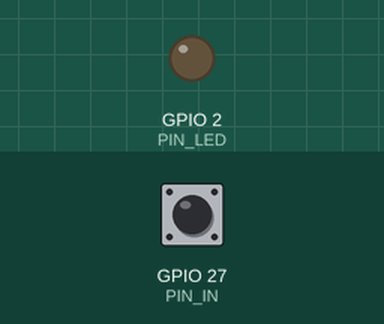
The sketch below on a simulated ESP32. Parts: output pins drawn as LEDs (lit = HIGH). Inputs (shaded band) come from the test bench; at power-on: GPIO 27 (PIN_IN) HIGH. WiFi joins after 1.5 s; servers stay silent unless stated; uploads are accepted with an empty reply; random numbers use the default seed unless the sketch sets one; what the sketch prints to the serial monitor is not drawn.

Above: at 4.5 s.
4.6 s: GPIO 27 (PIN_IN) pulled LOW for 0.15 s
At 4.75 s:
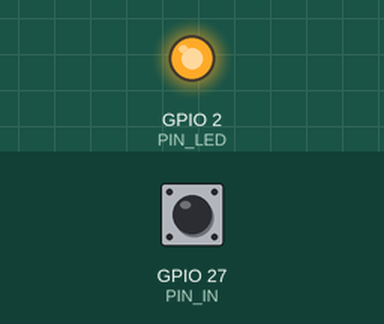
9.5 s: GPIO 27 (PIN_IN) pulled LOW for 1 s
At 11.2 s:
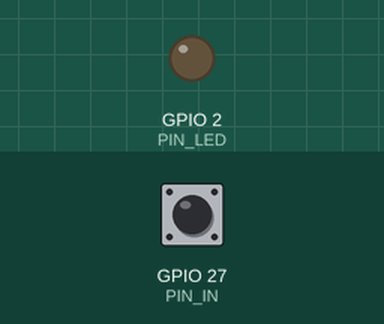
12.0 s: GPIO 27 (PIN_IN) pulled LOW for 3.2 s
At 13.1 s:
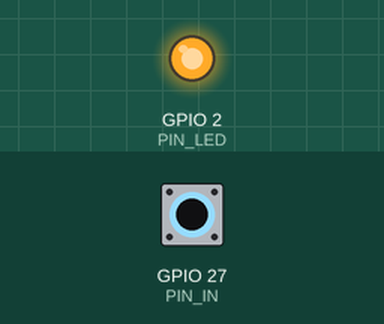
Timing chart, 0 to 16.8 s (numbered marks = the images above; inputs shaded):
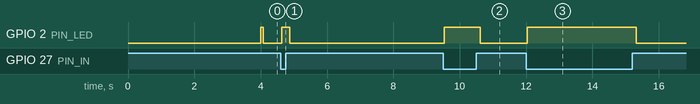

Measured:
- after the input at 4.6 s, GPIO 2 (PIN_LED): LOW → HIGH at once, → LOW 0.23 s later
- after the input at 9.5 s, GPIO 2 (PIN_LED): LOW → HIGH at once, → LOW 1.1 s later
- after the input at 12.0 s, GPIO 2 (PIN_LED): LOW → HIGH at once, → LOW 3.3 s later

The sketch:

box_counter_wifi_1109a.ino
```cpp
/*
  선과장 박스 자동 카운터 — 2단계 와이파이판 (관제판 연결) · v2: 벨트 화면
  ESP32 + 투과형 광센서(E3Z-T61) + PC817 절연 모듈 — 배선은 1단계와 똑같습니다.

  하는 일
  - 광센서 빛이 가려질 때마다 박스 1개로 셉니다(1단계와 같은 거르기).
  - 센 숫자를 와이파이로 관제판 서버에 보냅니다. 숫자가 바뀌면 바로, 안 바뀌어도 30초마다 '살아 있음'.
  - 보내는 숫자는 '켜진 뒤 누적'이라, 와이파이가 잠깐 끊겨도 다시 붙으면 빠진 것 없이 채워집니다.
  - v2: 같은 와이파이의 휴대폰·태블릿으로 http://(이 기기 주소)/ 를 열면 '벨트 화면'.
        방금 지나간 박스가 어떤 품목인지 0.3초 안에 보여 줍니다(서버를 안 거침). 주소는 시리얼과 관제판 센서 줄에 나옵니다.
  - 보드 파란 LED: 빛이 가려진 동안 켜짐(센서 정렬 확인).
                   가려지지 않았는데 2초마다 짧게 깜빡이면 = 와이파이·서버 연결 안 됨.

  처음 한 번 — 아래 두 줄만 고치세요 (따옴표는 지우지 마세요)
  - WIFI_SSID : 공장 와이파이 이름   - WIFI_PASS : 비밀번호
  - ESP32는 2.4GHz 와이파이만 됩니다. 이름 뒤에 _5G 붙은 것은 안 됩니다.

  켤 때 주의 — 켜고 처음 2초 동안 센서 사이를 비워 두세요(빛 통과 상태를 기준으로 잡음).
  시리얼 명령(115200): r = 숫자 0으로,  c = 기준 다시 잡기,  s = 지금 상태,  w = 와이파이 다시 붙기
  ※ 아래 DEV_KEY는 이 센서 전용 열쇠입니다. 다른 사람에게 보내거나 사진 찍어 올리지 마세요.
*/
#include <WiFi.h>
#include <WiFiClientSecure.h>
#include <HTTPClient.h>
#include <WebServer.h>
#include <ESPmDNS.h>

const char* WIFI_SSID = "";
const char* WIFI_PASS = "";

const char* DEV_ID  = "bulk1";   // 벌크 라인 테이핑기 출구
const char* DEV_KEY = "";
const char* SERVER  = "https://pogrtghqsxryphfkyfgb.supabase.co/functions/v1/counter";

const int PIN_IN  = 27;   // 절연 모듈 OUT
const int PIN_LED = 2;    // 보드 파란 LED

// 거르는 기준 — 설치한 뒤 실제 박스로 맞춥니다(1단계와 같음)
const uint32_t BLOCK_MIN_MS = 40;     // 이보다 짧게 가려지면 무시(잡음·스치는 손)
const uint32_t CLEAR_MIN_MS = 120;    // 박스 사이 틈이 이보다 짧으면 같은 박스로 봄
const uint32_t STUCK_MS     = 20000;  // 이보다 오래 가려져 있으면 '막힘'
// 보내기
const uint32_t SEND_GAP_MS  = 300;    // 숫자가 바뀌어도 이 간격보다 자주는 안 보냄(몰리면 한꺼번에)
const uint32_t BEAT_MS      = 30000;  // 안 바뀌어도 이 간격마다 '살아 있음'

// ── 세는 쪽(loop)과 보내는 쪽(netTask)이 같이 보는 값 ──
portMUX_TYPE mux = portMUX_INITIALIZER_UNLOCKED;
volatile uint32_t total = 0;       // 켜진 뒤(또는 r 뒤) 센 박스
volatile uint32_t bootTag = 0;     // 켜질 때·r 할 때마다 새로 뽑음 → 서버가 '0부터 다시'를 알아봄
volatile bool blockedNow = false;
volatile bool stuckNow = false;
volatile bool netOk = false;       // 마지막 보내기가 성공했나
volatile uint32_t netOkAt = 0, netFail = 0, netSent = 0;
volatile bool wifiKick = false;
volatile uint32_t lastCountMs = 0;  // 마지막으로 센 시각(벨트 화면용)

// ── 세는 쪽 상태(1단계와 같음) ──
int  idleLevel = HIGH;
bool blocked   = false;
bool rawPrev   = false;
uint32_t rawSince = 0, blockStart = 0;
bool stuckWarned = false;
uint32_t lastBlockMs = 0, lastGapMs = 0, lastCountAt = 0, lastStatusAt = 0;

uint32_t newTag() { uint32_t t; do { t = esp_random(); } while (t == 0); return t; }

void calibrate() {
  uint32_t hi = 0, lo = 0, t0 = millis();
  while (millis() - t0 < 2000) {
    if (digitalRead(PIN_IN) == HIGH) hi++; else lo++;
    delay(1);
  }
  idleLevel = (hi >= lo) ? HIGH : LOW;
  blocked = false; rawPrev = false; rawSince = millis(); stuckWarned = false;
  blockedNow = false; stuckNow = false;
  Serial.printf("[기준] 빛 통과 상태 = %s  (HIGH %lu / LOW %lu)\n",
                idleLevel == HIGH ? "HIGH" : "LOW", (unsigned long)hi, (unsigned long)lo);
  if (hi > 0 && lo > 0 && (hi < lo * 9 && lo < hi * 9)) {
    Serial.println("[주의] 2초 동안 상태가 계속 바뀌었습니다 — 센서 정렬·배선을 확인하고 c 를 보내 다시 잡으세요");
  }
}

void printStatus() {
  bool raw = digitalRead(PIN_IN) != idleLevel;
  Serial.printf("[상태] 누적 %lu개 · 지금 %s · 핀 %s · 켜진 지 %lu초\n",
                (unsigned long)total, raw ? "가림" : "통과",
                digitalRead(PIN_IN) == HIGH ? "HIGH" : "LOW", (unsigned long)(millis() / 1000));
  if (WiFi.status() == WL_CONNECTED)
    Serial.printf("       와이파이 연결됨 · 신호 %d dBm · 서버 %s (보냄 %lu · 실패 %lu) · 벨트 화면 http://%s/\n", WiFi.RSSI(),
                  netOk ? "정상" : "안 됨", (unsigned long)netSent, (unsigned long)netFail, WiFi.localIP().toString().c_str());
  else
    Serial.printf("       와이파이 안 됨 — 이름·비밀번호·2.4GHz인지 확인 (\"%s\")\n", WIFI_SSID);
}

// ── 벨트 화면: 같은 와이파이 안에서 바로 보는 화면 (서버를 안 거쳐 0.3초 안) ──
//   /now  = 지금 누적 숫자(JSON)   그 밖 = 관제판 화면을 불러와 '벨트' 모드로 띄우는 문
WebServer web(80);
static const char LOADER[] = R"HTML(<!doctype html><html lang="ko"><head><meta charset="utf-8"><meta name="viewport" content="width=device-width,initial-scale=1"><title>벨트 화면</title></head>
<body style="font-family:sans-serif;padding:30px;color:#555;font-size:18px">벨트 화면 불러오는 중… (인터넷이 되는 와이파이여야 합니다)
<script>
if(!/[?&]view=/.test(location.search))location.replace('/?view=belt');
else fetch('https://pogrtghqsxryphfkyfgb.supabase.co/functions/v1/board/px?k=seonkwa2026',{method:'POST',headers:{'Content-Type':'application/json'},
 body:JSON.stringify({conn:'main',path:'op_settings?key=eq.board_html&select=value',method:'GET'})})
 .then(function(r){if(!r.ok)throw new Error('서버 응답 '+r.status);return r.json();})
 .then(function(rows){var h=rows&&rows[0]&&rows[0].value&&rows[0].value.html;if(!h)throw new Error('화면 없음');document.open();document.write(h);document.close();})
 .catch(function(e){document.body.innerHTML='불러오지 못했습니다: '+e.message+'<br>새로고침 해 보세요.';});
</script></body></html>)HTML";

void webNow() {
  uint32_t t, tag, lc; bool blk;
  portENTER_CRITICAL(&mux); t = total; tag = bootTag; blk = blockedNow; lc = lastCountMs; portEXIT_CRITICAL(&mux);
  char b[160];
  snprintf(b, sizeof b, "{\"boot\":\"%08lx\",\"total\":%lu,\"blocked\":%s,\"ago\":%lu,\"up\":%lu}",
           (unsigned long)tag, (unsigned long)t, blk ? "true" : "false",
           (unsigned long)(lc ? millis() - lc : 0), (unsigned long)(millis() / 1000));
  web.sendHeader("Cache-Control", "no-store");
  web.sendHeader("Access-Control-Allow-Origin", "*");
  web.send(200, "application/json", b);
}

void webTask(void*) {
  while (WiFi.status() != WL_CONNECTED) vTaskDelay(pdMS_TO_TICKS(300));
  web.on("/now", webNow);
  web.onNotFound([]() { web.sendHeader("Cache-Control", "no-store"); web.send(200, "text/html; charset=utf-8", LOADER); });
  web.begin();
  if (MDNS.begin("boxcounter")) MDNS.addService("http", "tcp", 80);
  for (;;) { web.handleClient(); vTaskDelay(pdMS_TO_TICKS(2)); }
}

// ── 보내는 쪽: 와이파이 붙이기 + 서버로 숫자 보내기 (코어 0에서 따로 돈다 → 세는 건 절대 안 멈춤) ──
WiFiClientSecure tls;
HTTPClient http;

int postOnce(uint32_t t, uint32_t tag, bool blk, bool stk, String& resp) {
  char body[300];
  snprintf(body, sizeof body,
           "{\"dev\":\"%s\",\"key\":\"%s\",\"boot\":\"%08lx\",\"total\":%lu,\"blocked\":%s,\"stuck\":%s,\"rssi\":%d,\"up\":%lu,\"ip\":\"%s\"}",
           DEV_ID, DEV_KEY, (unsigned long)tag, (unsigned long)t, blk ? "true" : "false", stk ? "true" : "false",
           (int)WiFi.RSSI(), (unsigned long)(millis() / 1000), WiFi.localIP().toString().c_str());
  if (!http.begin(tls, SERVER)) return -100;
  http.addHeader("Content-Type", "application/json");
  int code = http.POST((uint8_t*)body, strlen(body));
  resp = code > 0 ? http.getString() : String();
  http.end();
  return code;
}

void netTask(void*) {
  tls.setInsecure();          // 인증서 확인 생략(공장 와이파이 안에서 쓰는 장치용)
  http.setReuse(true);        // 한 번 붙은 연결을 다시 씀 → 보내기가 빨라짐
  http.setTimeout(6000);
  WiFi.mode(WIFI_STA);
  WiFi.setSleep(false);
  WiFi.setAutoReconnect(true);
  WiFi.begin(WIFI_SSID, WIFI_PASS);
  Serial.printf("[와이파이] \"%s\" 에 붙는 중…\n", WIFI_SSID);
  uint32_t tryAt = millis(), lastPost = 0, sentTotal = 0xFFFFFFFF, sentTag = 0;
  bool wasUp = false;
  for (;;) {
    if (wifiKick) { wifiKick = false; WiFi.disconnect(); delay(200); WiFi.begin(WIFI_SSID, WIFI_PASS); tryAt = millis();
      Serial.println("[와이파이] 다시 붙는 중…"); }
    if (WiFi.status() != WL_CONNECTED) {
      if (wasUp) { wasUp = false; netOk = false; Serial.println("[와이파이] 끊김 — 다시 붙는 중 (숫자는 계속 셉니다)"); }
      if (millis() - tryAt > 20000) { WiFi.disconnect(); delay(200); WiFi.begin(WIFI_SSID, WIFI_PASS); tryAt = millis(); }
      vTaskDelay(pdMS_TO_TICKS(300));
      continue;
    }
    if (!wasUp) { wasUp = true; Serial.printf("[와이파이] 연결됨 · %s · 신호 %d dBm\n", WiFi.localIP().toString().c_str(), WiFi.RSSI()); lastPost = 0;
      Serial.printf("[벨트 화면] 같은 와이파이 휴대폰·태블릿에서  http://%s/  (또는 http://boxcounter.local/)\n", WiFi.localIP().toString().c_str()); }

    uint32_t t, tag; bool blk, stk;
    portENTER_CRITICAL(&mux); t = total; tag = bootTag; blk = blockedNow; stk = stuckNow; portEXIT_CRITICAL(&mux);
    uint32_t now = millis();
    bool changed = (t != sentTotal || tag != sentTag);
    if ((changed && (lastPost == 0 || now - lastPost >= SEND_GAP_MS)) || lastPost == 0 || now - lastPost >= BEAT_MS) {
      String resp;
      uint32_t t0 = millis();
      int code = postOnce(t, tag, blk, stk, resp);
      lastPost = millis();
      if (code == 200) {
        bool first = !netOk;
        netOk = true; netOkAt = millis(); netSent++;
        if (changed || first) Serial.printf("[서버] %lu개 보냄 ✓ (%.1f초)%s\n", (unsigned long)t, (millis() - t0) / 1000.0,
                                            first ? " — 관제판 연결됨" : "");
        sentTotal = t; sentTag = tag;
        int a = resp.indexOf("\"adv\":");
        if (a >= 0 && resp.substring(a + 6).toInt() > 0)
          Serial.printf("[관제판] 센서 숫자가 지시 수량에 닿아 '끝 · 다음' 했습니다 (%ld줄)\n", resp.substring(a + 6).toInt());
      } else {
        netOk = false; netFail++;
        if (code == 401) Serial.println("[서버] 기기 열쇠(DEV_KEY)가 맞지 않습니다 — 받은 파일 그대로인지 확인");
        else Serial.printf("[서버] 못 보냄 (코드 %d) — 잠시 뒤 다시 보냅니다\n", code);
        vTaskDelay(pdMS_TO_TICKS(code == 401 ? 30000 : 2000));
      }
    }
    vTaskDelay(pdMS_TO_TICKS(50));
  }
}

void setup() {
  Serial.begin(115200);
  delay(300);
  pinMode(PIN_IN, INPUT_PULLUP);
  pinMode(PIN_LED, OUTPUT);
  bootTag = newTag();
  Serial.println();
  Serial.println("=== 박스 카운터 · 와이파이판 v2 ===");
  Serial.println("센서 사이를 비워 두세요 — 2초 동안 기준을 잡습니다");
  delay(1000);
  calibrate();
  xTaskCreatePinnedToCore(netTask, "net", 12288, nullptr, 1, nullptr, 0);
  xTaskCreatePinnedToCore(webTask, "web", 6144, nullptr, 1, nullptr, 0);
  Serial.println("준비 끝 — 가렸다 떼면 1씩 올라갑니다 (r=0으로, c=기준, s=상태, w=와이파이)");
}

void loop() {
  uint32_t now = millis();
  bool raw = digitalRead(PIN_IN) != idleLevel;   // true = 가림

  if (raw != rawPrev) { rawPrev = raw; rawSince = now; }
  uint32_t held = now - rawSince;

  if (!blocked && raw && held >= BLOCK_MIN_MS) {
    blocked = true;
    blockStart = rawSince;
    lastGapMs = lastCountAt ? (blockStart - lastCountAt - lastBlockMs) : 0;
    portENTER_CRITICAL(&mux); total++; blockedNow = true; lastCountMs = now; portEXIT_CRITICAL(&mux);
    lastCountAt = blockStart;
    stuckWarned = false;
    Serial.printf("[카운트] %lu  (앞 박스와 틈 %.2f초)\n", (unsigned long)total, lastGapMs / 1000.0);
  } else if (blocked && !raw && held >= CLEAR_MIN_MS) {
    blocked = false;
    blockedNow = false; stuckNow = false;
    lastBlockMs = rawSince - blockStart;
    Serial.printf("         가린 시간 %.2f초\n", lastBlockMs / 1000.0);
  }

  if (blocked && !stuckWarned && now - blockStart > STUCK_MS) {
    stuckWarned = true; stuckNow = true;
    Serial.println("[막힘] 20초 넘게 가려져 있습니다 — 박스가 걸렸거나 센서가 틀어졌는지 보세요");
  }

  // LED: 가림이면 켜짐. 안 가렸는데 서버 연결이 안 되면 2초마다 짧게 깜빡
  bool led = blocked || (!netOk && (now % 2000) < 80);
  digitalWrite(PIN_LED, led ? HIGH : LOW);

  if (Serial.available()) {
    char ch = Serial.read();
    if (ch == 'r') {
      portENTER_CRITICAL(&mux); total = 0; bootTag = newTag(); portEXIT_CRITICAL(&mux);
      lastCountAt = 0; Serial.println("[0으로] 누적을 0으로 했습니다(서버에는 '새로 켜짐'으로 알림 — 관제판 숫자는 안 줄어듦)");
    }
    else if (ch == 'c') { Serial.println("센서 사이를 비우세요 — 기준 다시 잡는 중"); calibrate(); }
    else if (ch == 's') { printStatus(); }
    else if (ch == 'w') { wifiKick = true; }
  }

  if (now - lastStatusAt > 60000) { lastStatusAt = now; printStatus(); }

  delay(1);
}
```
